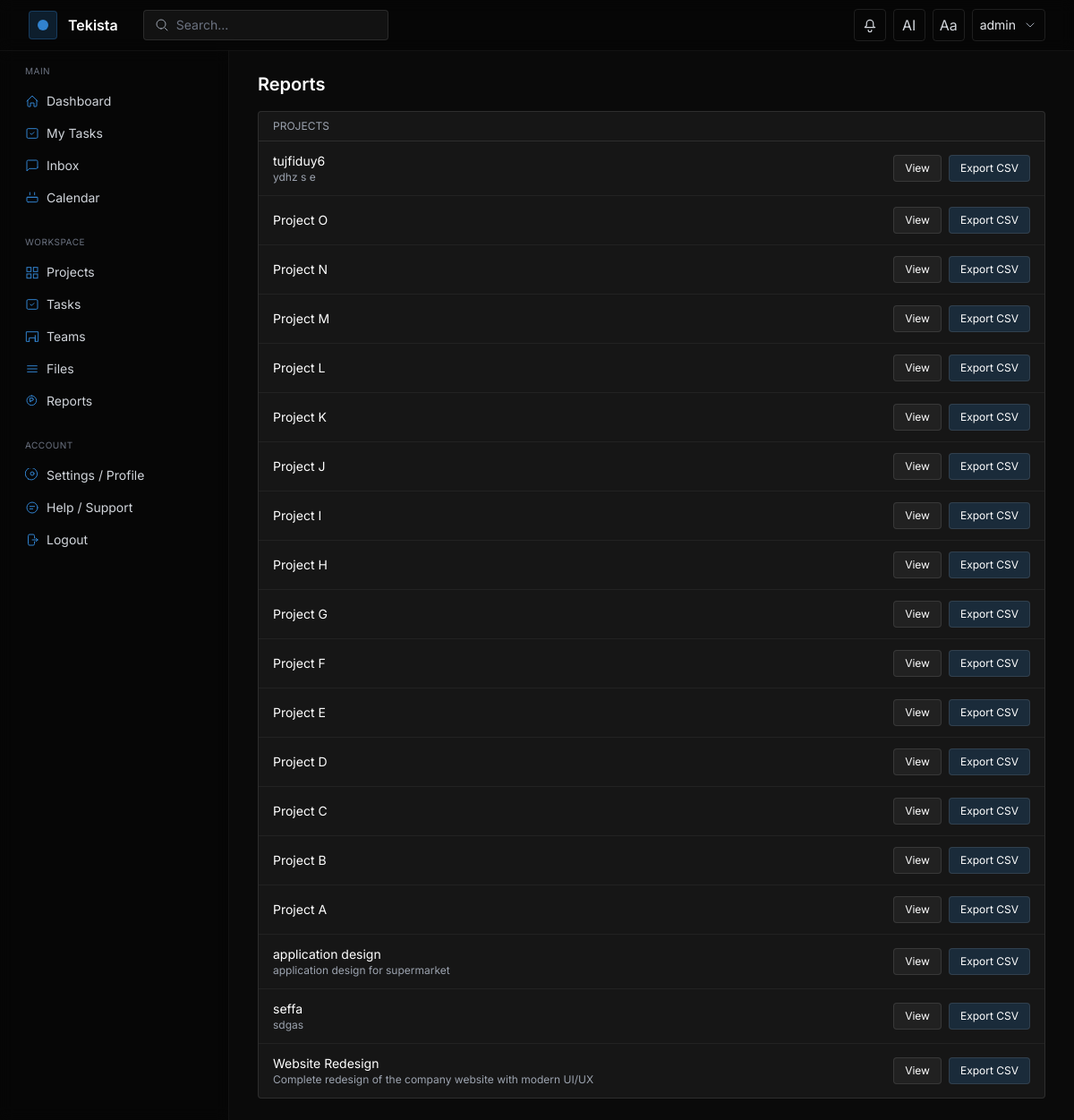
Screenshot of /reports (signed in) with the database file from the repository.
### models.py (models this page shows, shortened)
class User(UserMixin, db.Model):
    __tablename__ = "user"
    id = db.Column(db.Integer, primary_key=True)
    username = db.Column(db.String(80), unique=True, nullable=False)
    email = db.Column(db.String(120), unique=True, nullable=False)
    password_hash = db.Column(db.String(128), nullable=False)
    organization_id = db.Column(db.Integer, db.ForeignKey('organization.id'), nullable=True)
    role_id = db.Column(db.Integer, db.ForeignKey('role.id'), nullable=True)
    custom_role_id = db.Column(db.Integer, db.ForeignKey('custom_role.id'), nullable=True)
    api_token = db.Column(db.String(128), unique=True, index=True, nullable=True)
    token_expiration = db.Column(db.DateTime, nullable=True)
    created_at = db.Column(db.DateTime, default=datetime.utcnow)
    current_workload = db.Column(db.Float, default=0.0)  # 0..100
    availability = db.Column(db.String(20), default='Available')  # Available|Busy|In a Meeting|On a Break|Out of Office
    role = db.relationship('Role')
    projects = db.relationship('Project', secondary=project_users, back_populates='users')
    tasks = db.relationship('Task', secondary=task_assignees, back_populates='assignees')

class Project(db.Model):
    __tablename__ = "project"
    id = db.Column(db.Integer, primary_key=True)
    title = db.Column(db.String(150), nullable=False)
    description = db.Column(db.Text)
    deadline = db.Column(db.Date)
    organization_id = db.Column(db.Integer, db.ForeignKey('organization.id'), nullable=True)
    created_at = db.Column(db.DateTime, default=datetime.utcnow)
    users = db.relationship('User', secondary=project_users, back_populates='projects')
    tasks = db.relationship('Task', back_populates='project', cascade='all, delete-orphan')

### app.py (the view)
            def wrapper(*args, **kwargs):
                if not current_user.is_authenticated:
                    return login_manager.unauthorized()
                user_role = getattr(current_user, 'role', None)
                name = getattr(user_role, 'name', None)
                if roles and name not in roles:
                    return jsonify({"error":"forbidden"}), 403
                return fn(*args, **kwargs)

### templates/pages/reports.html (shortened to what this page needs)
{% extends 'layouts/app.html' %}
{% block content %}
<div class="max-w-6xl">
  <h1 class="text-xl font-semibold text-white mb-4">Reports</h1>
  <div class="rounded border border-white/10 bg-white/5">
    <div class="px-4 py-2 text-xs uppercase text-gray-400 border-b border-white/10">Projects</div>
    {% if projects %}
    <div class="divide-y divide-white/5">
      {% for p in projects %}
      <div class="px-4 py-3 flex items-center justify-between">
        <div>
          <div class="text-sm text-white">{{ p.title }}</div>
          {% if p.description %}<div class="text-xs text-gray-400 truncate max-w-md">{{ p.description }}</div>{% endif %}
        </div>
        <div class="shrink-0 flex items-center gap-2">
          <a href="{{ url_for('projects.project_detail', project_id=p.id) }}" class="px-3 py-1.5 rounded border border-white/10 bg-white/5 text-xs text-white hover:bg-white/10">View</a>
          {% if current_user.role and current_user.role.name == 'Admin' %}
          <a href="{{ url_for('projects.export_project_csv', project_id=p.id) }}" class="px-3 py-1.5 rounded border border-white/10 bg-accent/20 text-xs text-white hover:bg-accent/30">Export CSV</a>
          {% endif %}
        </div>
      </div>
      {% endfor %}
    </div>
    {% else %}
    <div class="px-4 py-6 text-sm text-gray-400">No projects found.</div>
    {% endif %}
  </div>
</div>
{% endblock %}

### templates/layouts/app.html (shortened to what this page needs)
<!DOCTYPE html>
<html lang="en" class="dark" data-theme="dark">
<head>
  <script src="https://cdn.tailwindcss.com"></script>
</head>
<body class="bg-bg text-gray-200 font-sans min-h-screen">
  <header class="fixed top-0 left-0 right-0 z-40 border-b border-white/5 bg-black/40 backdrop-blur">
    <div class="max-w-7xl mx-auto px-4 sm:px-6 lg:px-8 h-14 flex items-center justify-between">
      <div class="flex items-center gap-3">
        <div class="w-8 h-8 rounded bg-accent/20 border border-accent/30 flex items-center justify-center">
          <div class="w-3 h-3 rounded-full bg-accent"></div>
        </div>
        <a href="{{ url_for('projects.list_projects') }}" class="text-white font-semibold">Tekista</a>
        <div class="hidden md:flex items-center ml-4">
          <div class="flex items-center gap-2 bg-white/5 border border-white/10 rounded px-3 py-1.5">
            <svg class="w-4 h-4 text-gray-400" viewBox="0 0 24 24" fill="none" stroke="currentColor"><path stroke-linecap="round" stroke-linejoin="round" stroke-width="1.5" d="M21 21l-4.35-4.35M10.5 18a7.5 7.5 0 1 1 0-15 7.5 7.5 0 0 1 0 15z"/></svg>
            <input id="globalSearch" type="text" placeholder="Search..." class="bg-transparent outline-none text-sm text-gray-200 placeholder-gray-500 w-56">
          </div>
        </div>
      </div>
      <div class="flex items-center gap-2">
        <div class="relative">
          <button id="notifBell" class="relative inline-flex items-center justify-center w-9 h-9 rounded border border-white/10 text-gray-300 hover:text-white hover:border-white/20">
            <svg class="w-5 h-5" viewBox="0 0 24 24" fill="none" stroke="currentColor"><path stroke-linecap="round" stroke-linejoin="round" stroke-width="1.5" d="M14.25 18.75a2.25 2.25 0 1 1-4.5 0m9-3.75H5.25l1.318-1.318A2.25 2.25 0 0 0 7.5 12.84V9.75a4.5 4.5 0 0 1 9 0v3.09c0 .597.237 1.17.659 1.592L18.75 15z"/></svg>
          </button>
        </div>
        <a href="{{ url_for('ai_assistant') }}" class="inline-flex items-center justify-center w-9 h-9 rounded border border-white/10 text-gray-300 hover:text-white hover:border-white/20">AI</a>
        <button id="themeToggle" class="inline-flex items-center justify-center w-9 h-9 rounded border border-white/10 text-gray-300 hover:text-white hover:border-white/20">Aa</button>
        {% if current_user.is_authenticated %}
        <div class="relative">
          <button id="profileBtn" class="inline-flex items-center gap-2 px-2 h-9 rounded border border-white/10 hover:border-white/20">
            <span class="text-sm text-gray-200">{{ current_user.username }}</span>
            <svg class="w-4 h-4 text-gray-400" viewBox="0 0 24 24" fill="none" stroke="currentColor"><path stroke-linecap="round" stroke-linejoin="round" stroke-width="1.5" d="M6 9l6 6 6-6"/></svg>
          </button>
        </div>
        {% else %}
        <a href="{{ url_for('auth.login') }}" class="text-sm text-gray-300 hover:text-white px-3 py-2">Login</a>
        {% endif %}
      </div>
    </div>
  </header>
  <div class="pt-14 flex">
    <aside id="sidebar" class="hidden md:block w-64 shrink-0 h-[calc(100vh-56px)] sticky top-14 border-r border-white/5 bg-black/40 backdrop-blur">
      <nav class="p-4 space-y-6">
        <div>
          <div class="px-3 mb-2 text-[10px] uppercase tracking-wider text-gray-500">Main</div>
          <a href="{{ url_for('index') }}" class="flex items-center gap-2 px-3 py-2 rounded text-sm text-gray-300 hover:text-white hover:bg-white/5">
            <svg class="w-4 h-4 text-accent" viewBox="0 0 24 24" fill="none" stroke="currentColor"><path stroke-linecap="round" stroke-linejoin="round" stroke-width="1.5" d="M3 12l9-9 9 9M4.5 10.5v9a1.5 1.5 0 001.5 1.5H9v-6h6v6h3a1.5 1.5 0 001.5-1.5v-9"/></svg>
            <span>Dashboard</span>
          </a>
          <a href="{{ url_for('tasks.list_tasks') }}?assignee={{ current_user.id if current_user.is_authenticated else '' }}" class="flex items-center gap-2 px-3 py-2 rounded text-sm text-gray-300 hover:text-white hover:bg-white/5">
            <svg class="w-4 h-4 text-accent" viewBox="0 0 24 24" fill="none" stroke="currentColor"><path stroke-linecap="round" stroke-linejoin="round" stroke-width="1.5" d="M9 12l2 2 4-4"/><rect x="3" y="4" width="18" height="16" rx="2" ry="2" stroke-width="1.5"/></svg>
            <span>My Tasks</span>
          </a>
          <a href="{{ url_for('inbox') }}" class="flex items-center gap-2 px-3 py-2 rounded text-sm text-gray-300 hover:text-white hover:bg-white/5">
            <svg class="w-4 h-4 text-accent" viewBox="0 0 24 24" fill="none" stroke="currentColor"><path stroke-linecap="round" stroke-linejoin="round" stroke-width="1.5" d="M21 15a2 2 0 01-2 2H7l-4 4V5a2 2 0 012-2h14a2 2 0 012 2v10z"/></svg>
            <span>Inbox</span>
          </a>
          <a href="{{ url_for('calendar') }}" class="flex items-center gap-2 px-3 py-2 rounded text-sm text-gray-300 hover:text-white hover:bg-white/5">
            <svg class="w-4 h-4 text-accent" viewBox="0 0 24 24" fill="none" stroke="currentColor"><path stroke-linecap="round" stroke-linejoin="round" stroke-width="1.5" d="M8 7V3m8 4V3M4 11h16M5 19h14a2 2 0 002-2v-6H3v6a2 2 0 002 2z"/></svg>
            <span>Calendar</span>
          </a>
        </div>
        <div>
          <div class="px-3 mb-2 text-[10px] uppercase tracking-wider text-gray-500">Workspace</div>
          <a href="{{ url_for('projects.list_projects') }}" class="flex items-center gap-2 px-3 py-2 rounded text-sm text-gray-300 hover:text-white hover:bg-white/5">
            <span>Projects</span>
          </a>
          <a href="{{ url_for('tasks.list_tasks') }}" class="flex items-center gap-2 px-3 py-2 rounded text-sm text-gray-300 hover:text-white hover:bg-white/5">
            <svg class="w-4 h-4 text-accent" viewBox="0 0 24 24" fill="none" stroke="currentColor"><path stroke-linecap="round" stroke-linejoin="round" stroke-width="1.5" d="M9 12l2 2 4-4"/><rect x="3" y="4" width="18" height="16" rx="2" ry="2" stroke-width="1.5"/></svg>
            <span>Tasks</span>
          </a>
          <a href="{{ url_for('teams') }}" class="flex items-center gap-2 px-3 py-2 rounded text-sm text-gray-300 hover:text-white hover:bg-white/5">
            <svg class="w-4 h-4 text-accent" viewBox="0 0 24 24" fill="none" stroke="currentColor"><path stroke-linecap="round" stroke-linejoin="round" stroke-width="1.5" d="M17 20h5V4H2v16h5m10 0V10M7 20v-6h10v6"/></svg>
            <span>Teams</span>
          </a>
          <a href="{{ url_for('files') }}" class="flex items-center gap-2 px-3 py-2 rounded text-sm text-gray-300 hover:text-white hover:bg-white/5">
            <svg class="w-4 h-4 text-accent" viewBox="0 0 24 24" fill="none" stroke="currentColor"><path stroke-linecap="round" stroke-linejoin="round" stroke-width="1.5" d="M4 7h16M4 12h16M4 17h16"/></svg>
            <span>Files</span>
          </a>
          <a href="{{ url_for('reports') }}" class="flex items-center gap-2 px-3 py-2 rounded text-sm text-gray-300 hover:text-white hover:bg-white/5">
            <svg class="w-4 h-4 text-accent" viewBox="0 0 24 24" fill="none" stroke="currentColor"><path stroke-linecap="round" stroke-linejoin="round" stroke-width="1.5" d="M11 3a8 8 0 100 16 8 8 0 000-16zm1 4H8v6h2v-2h2a2 2 0 100-4z"/></svg>
            <span>Reports</span>
          </a>
        </div>
        <div class="mt-auto">
          <div class="px-3 mb-2 text-[10px] uppercase tracking-wider text-gray-500">Account</div>
          <a href="{{ url_for('settings') }}" class="flex items-center gap-2 px-3 py-2 rounded text-sm text-gray-300 hover:text-white hover:bg-white/5">
            <span>Settings / Profile</span>
          </a>
          <a href="{{ url_for('help') }}" class="flex items-center gap-2 px-3 py-2 rounded text-sm text-gray-300 hover:text-white hover:bg-white/5">
            <svg class="w-4 h-4 text-accent" viewBox="0 0 24 24" fill="none" stroke="currentColor"><path stroke-linecap="round" stroke-linejoin="round" stroke-width="1.5" d="M8 10h8M8 14h5M21 12a9 9 0 11-18 0 9 9 0 0118 0z"/></svg>
            <span>Help / Support</span>
          </a>
          {% if current_user.is_authenticated %}
          <a href="{{ url_for('auth.logout') }}" class="flex items-center gap-2 px-3 py-2 rounded text-sm text-gray-300 hover:text-white hover:bg-white/5">
            <svg class="w-4 h-4 text-accent" viewBox="0 0 24 24" fill="none" stroke="currentColor"><path stroke-linecap="round" stroke-linejoin="round" stroke-width="1.5" d="M15.75 9V5.25A2.25 2.25 0 0013.5 3h-6A2.25 2.25 0 005.25 5.25v13.5A2.25 2.25 0 007.5 21h6a2.25 2.25 0 002.25-2.25V15M12 12h9m0 0l-3 3m3-3l-3-3"/></svg>
            <span>Logout</span>
          </a>
          {% endif %}
        </div>
      </nav>
    </aside>
    <main class="flex-1 min-w-0">
      <div class="max-w-7xl mx-auto px-4 sm:px-6 lg:px-8 py-6">
        {% block content %}{% endblock %}
      </div>
    </main>
  </div>
</body>
</html>

### templates/layouts/app.html (style rules this page uses)
:root { --accent: #3182CE; }
html, body { height: 100%; }

### rows the page displays
User: username "admin"
Project: title "tujfiduy6", description "ydhz s e"
Project: title "Project O"
Project: title "Project N"
Project: title "Project M"
Project: title "Project L"
Project: title "Project K"
Project: title "Project J"
Project: title "Project I"
Project: title "Project H"
Project: title "Project G"
Project: title "Project F"
Project: title "Project E"
Project: title "Project D"
Project: title "Project C"
Project: title "Project B"
Project: title "Project A"
Project: title "application design", description "application design for supermarket"
Project: title "seffa", description "sdgas"
Project: title "Website Redesign", description "Complete redesign of the company website with modern UI/UX"
